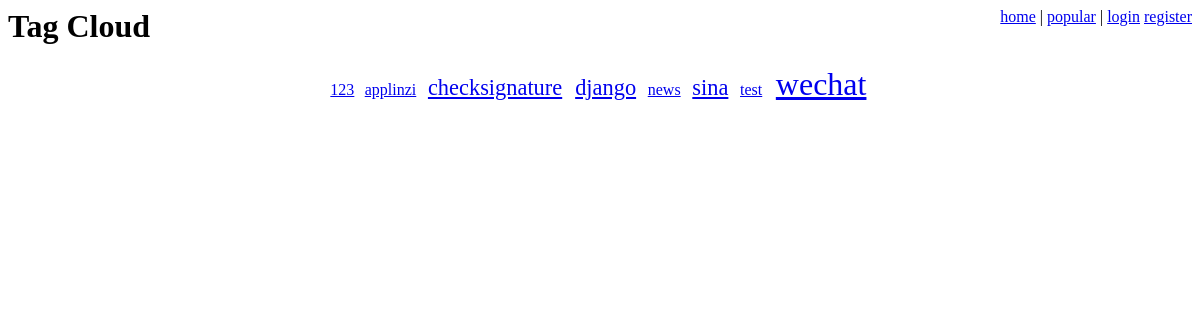
The app's page /tag/, older data.
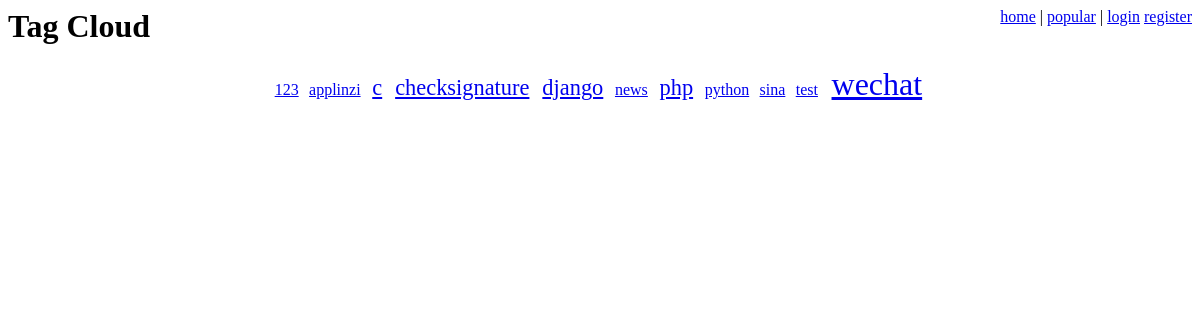
The same page, newer data.
### bookmarks/models.py (models this page shows, shortened)
class Tag(models.Model):
    name = models.CharField(max_length=64, unique=True)
    bookmarks = models.ManyToManyField(Bookmark)

### bookmarks/views.py (the view)
# urls.py: url(r'^tag/$', tag_cloud_page),
def tag_cloud_page(request):
    MAX_WEIGHT = 5
    tags = Tag.objects.order_by('name')
    min_count = max_count = tags[0].bookmarks.count()
    for tag in tags:
        tag.count = tag.bookmarks.count()
        if tag.count < min_count:
            min_count = tag.count
        if max_count < tag.count:
            max_count = tag.count
    range = float(max_count - min_count)
    if range == 0.0:
        range = 1.0
    for tag in tags:
        tag.weight = int(
            MAX_WEIGHT * (tag.count - min_count) / range
        )
    variables = {
        'tags': tags
    }
    return render(request, 'tag_cloud_page.html', variables)

### templates/tag_cloud_page.html (shortened to what this page needs)
{% extends "base.html" %}
{% block head %}Tag Cloud{% endblock %}
{% block content %}
    <div id="tag-cloud">
    {% for tag in tags %}
        <a href="/tag/{{ tag.name }}/"
        class="tag-cloud-{{ tag.weight }}">
        {{ tag.name|urlencode }}</a>
    {% endfor %}
    </div>
{% endblock %}

### templates/base.html (shortened to what this page needs)
<html>
    <head>
        <link rel="stylesheet" href="/site_media/style.css" type="text/css" />
    </head>
    <body>
        <div id="nav">
            <a href="/">home</a> |
            <a href="/popular/">popular</a> |
            {% if user.is_authenticated %}
                <a href="/save/">submit</a> |
                <a href="/search/">search</a> |
                <a href="/user/{{ user.username }}/">
                    {{ user.username }}</a> |
                <a href="/logout/">logout</a>
            {% else %}
                <a href="/login/">login</a>
                <a href="/register/">register</a>
            {% endif %}
        </div>
        <h1>{% block head %}{% endblock %}</h1>
        {% block content %}{% endblock %}
    </body>
</html>

### csblog/site_media/style.css (style rules this page uses)
#nav { float: right; }
#tag-cloud { text-align: center; }
#tag-cloud a { margin: 0 0.2em; }
.tag-cloud-0 { font-size: 100%; }
.tag-cloud-2 { font-size: 140%; }
.tag-cloud-5 { font-size: 200%; }

Row changes from the older to the newer data that the page shows:
added Tag: name|urlencode "c"
added Tag: name|urlencode "php"
added Tag: name|urlencode "python"
